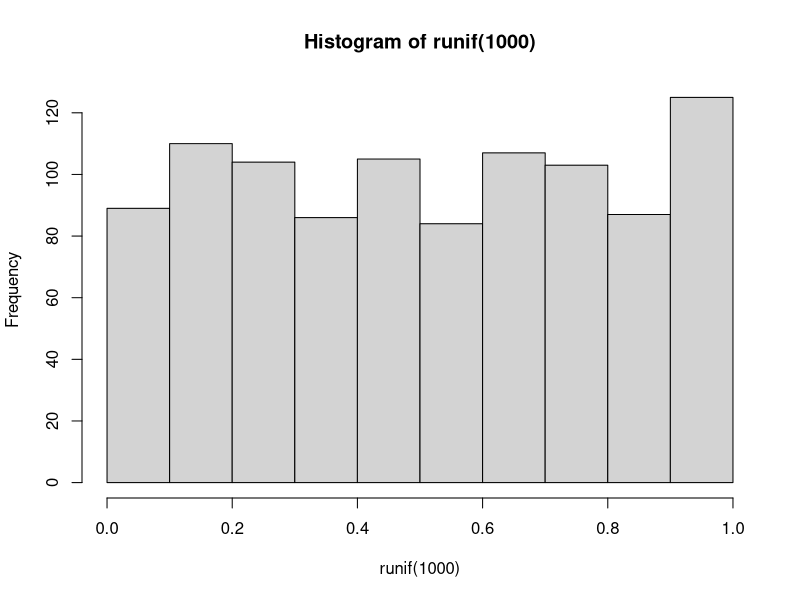
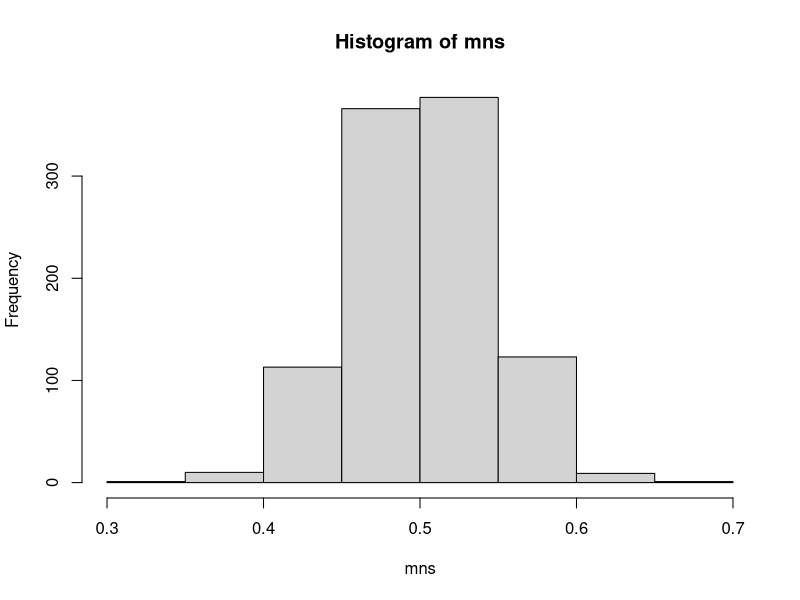
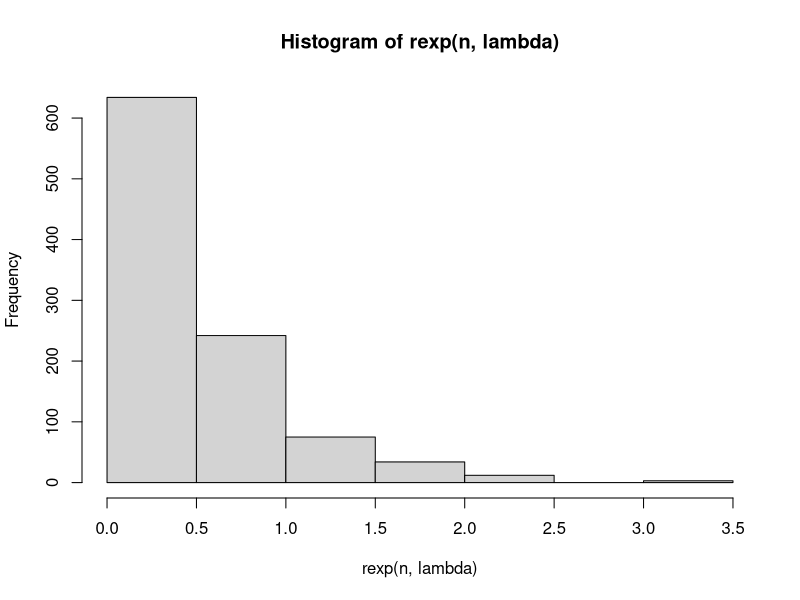
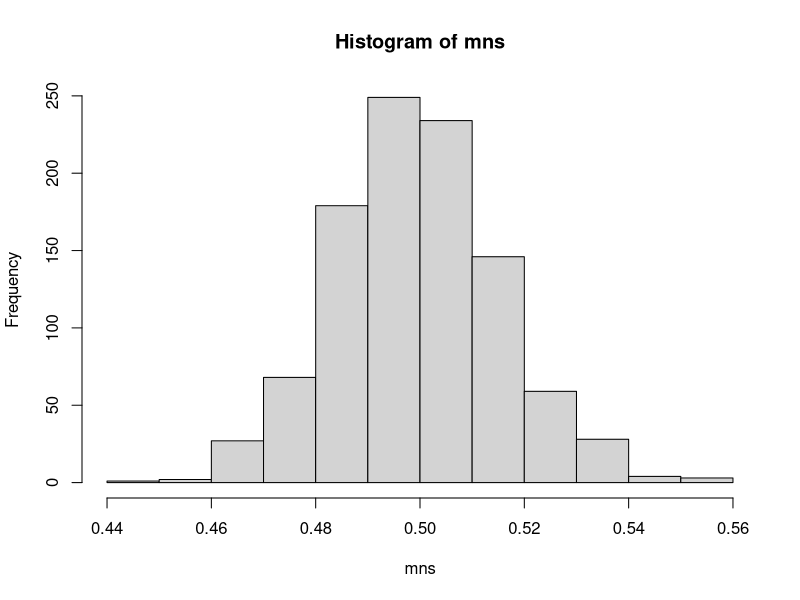

Recreate these plots in R, in order.
# In this project you will investigate the exponential distribution in R and compare it with the Central Limit Theorem. 
# The exponential distribution can be simulated in R with rexp(n, lambda) where lambda is the rate parameter. 
# The mean of exponential distribution is 1/lambda and the standard deviation is also 1/lambda. 
# Set lambda = 0.2 for all of the simulations. You will investigate the distribution of averages of 40 exponentials. 
# Note that you will need to do a thousand simulations.
# 
# Illustrate via simulation and associated explanatory text the properties of the distribution of the mean of 40 exponentials. You should
# 1. Show the sample mean and compare it to the theoretical mean of the distribution.
# 2. Show how variable the sample is (via variance) and compare it to the theoretical variance of the distribution.
# 3. Show that the distribution is approximately normal.
# 
# In point 3, focus on the difference between the distribution of a large collection of random exponentials and the distribution of a large collection of averages of 40 exponentials. 

# As a motivating example, compare the distribution of 1000 random uniforms
# hist(runif(1000))
# and the distribution of 1000 averages of 40 random uniforms
# 
# mns = NULL
# for (i in 1 : 1000) mns = c(mns, mean(runif(40)))
# hist(mns)
# This distribution looks far more Gaussian than the original uniform distribution!
  
hist(runif(1000))
mns = NULL
for (i in 1 : 1000) mns = c(mns, mean(runif(40)))
hist(mns)

lambda = 2
n = 1000

hist(rexp(n, lambda))
mns = NULL
for (i in 1 : n) mns = c(mns, mean(rexp(n, lambda)))
hist(mns)

#Theoretical mean:
(lambda^-1)/
#Sample mean: 
mean(rexp(n, lambda))
#Theoretical sd:
sqrt(lambda^-2)
#Sample sd:
sd(rexp(n, lambda))



